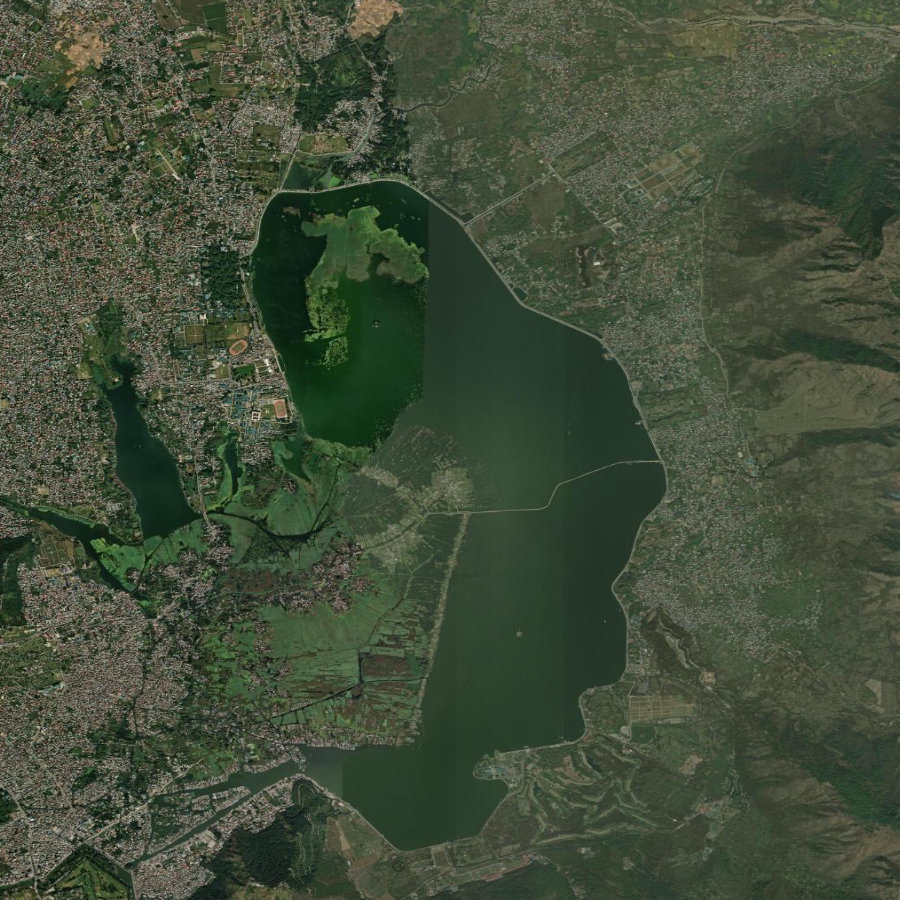
#> input picture test_images/dal_lake_srinagar.jpg, 900 x 900 px
$ python -i preprocessing.py   (imports and definitions only)
#> lines starting #> are read from the running program, lines starting #| are printed output that depends on the picture
### Backend/app/config.py
"""Application configuration, loaded from environment / .env file."""
from __future__ import annotations

import os
from functools import lru_cache
from pathlib import Path

from dotenv import load_dotenv

# Load .env from the Backend directory (one level up from app/)
BASE_DIR = Path(__file__).resolve().parent.parent
load_dotenv(BASE_DIR / ".env")


class Settings:
    """Runtime settings with sensible defaults so the app runs with zero config."""

    def __init__(self) -> None:
        self.host: str = os.getenv("HOST", "0.0.0.0")
        self.port: int = int(os.getenv("PORT", "8000"))

        self.jwt_secret: str = os.getenv(
            "JWT_SECRET", "bhu-darpan-dev-secret-change-me"
        )
        self.jwt_algorithm: str = "HS256"
        self.jwt_expire_minutes: int = int(os.getenv("JWT_EXPIRE_MINUTES", "1440"))

        self.mongodb_uri: str = os.getenv("MONGODB_URI", "mongodb://localhost:27017")
        self.db_name: str = os.getenv("DB_NAME", "bhudarpan")

        self.seg_clusters: int = int(os.getenv("SEG_CLUSTERS", "6"))
        self.max_image_dim: int = int(os.getenv("MAX_IMAGE_DIM", "900"))

        # Near-real-time refresh: >0 enables the background scheduler (hours). On by
        # default so every live layer stays within a few days of today; 0 disables.
        self.auto_refresh_hours: float = float(os.getenv("AUTO_REFRESH_HOURS", "6"))

        # --- Email / OTP (SMTP) --------------------------------------------- #
        self.app_name: str = os.getenv("APP_NAME", "Bhū-Darpan")
        self.smtp_host: str = os.getenv("SMTP_HOST", "").strip()
        self.smtp_port: int = int(os.getenv("SMTP_PORT", "587"))
        self.smtp_user: str = os.getenv("SMTP_USER", "").strip()
        self.smtp_pass: str = os.getenv("SMTP_PASS", "").strip()
        self.smtp_from: str = os.getenv("SMTP_FROM", "").strip() or self.smtp_user
        self.smtp_use_ssl: bool = os.getenv("SMTP_USE_SSL", "false").lower() in ("1", "true", "yes")
        self.smtp_starttls: bool = os.getenv("SMTP_STARTTLS", "true").lower() in ("1", "true", "yes")
        self.otp_expire_minutes: int = int(os.getenv("OTP_EXPIRE_MINUTES", "10"))
        # Anti-abuse: throttle how often a code can be (re)sent to one address.
        self.otp_resend_cooldown_seconds: int = int(os.getenv("OTP_RESEND_COOLDOWN_SECONDS", "30"))
        self.otp_max_sends: int = int(os.getenv("OTP_MAX_SENDS", "6"))
        self.otp_max_attempts: int = int(os.getenv("OTP_MAX_ATTEMPTS", "5"))
        # When SMTP isn't configured, the API returns the OTP in the response and
        # logs it to the console so the app is fully demo-able offline.
        self.otp_dev_mode: bool = os.getenv("OTP_DEV_MODE", "").lower() in ("1", "true", "yes")

        # --- Weather news headlines (optional third-party) ---------------- #
        self.news_provider: str = os.getenv("NEWS_PROVIDER", "newsapi").strip().lower()
        self.news_api_key: str = os.getenv("NEWS_API_KEY", "").strip()

        self.base_dir: Path = BASE_DIR
        self.storage_dir: Path = BASE_DIR / "storage"
        self.uploads_dir: Path = self.storage_dir / "uploads"
        self.masks_dir: Path = self.storage_dir / "masks"
        self.reports_dir: Path = self.storage_dir / "reports"

        origins = os.getenv("CORS_ORIGINS", "http://localhost:5173,http://127.0.0.1:5173,http://localhost:8010")
        self.cors_origins: list[str] = [o.strip() for o in origins.split(",") if o.strip()]
        self.cors_origin_regex: str | None = os.getenv("CORS_ORIGIN_REGEX", r"^https:\/\/.*\.vercel\.app$")

        # Ensure storage directories exist
        for d in (self.uploads_dir, self.masks_dir, self.reports_dir):
            d.mkdir(parents=True, exist_ok=True)

    @property
    def smtp_configured(self) -> bool:
        return bool(self.smtp_host and self.smtp_user and self.smtp_pass)

    @property
    def news_configured(self) -> bool:
        return bool(self.news_api_key)


@lru_cache
def get_settings() -> Settings:
    return Settings()


settings = get_settings()

### Backend/app/services/preprocessing.py
"""Image acquisition & preprocessing.

Mirrors the 'Preprocessing' stage of the methodology: decode, resize, denoise
and enhance, producing a clean RGB uint8 array for the downstream models.
"""
from __future__ import annotations

import io

import cv2
import numpy as np
from PIL import Image

from ..config import settings


def load_image(data: bytes) -> np.ndarray:
    """Decode raw bytes into an RGB uint8 numpy array (H, W, 3)."""
    img = Image.open(io.BytesIO(data)).convert("RGB")
    return np.asarray(img, dtype=np.uint8)


def resize_max(arr: np.ndarray, max_dim: int | None = None) -> np.ndarray:
    """Downscale so the longest side <= max_dim (keeps aspect ratio)."""
    max_dim = max_dim or settings.max_image_dim
    h, w = arr.shape[:2]
#> h = 900; w = 900
    scale = max_dim / float(max(h, w))
#> scale = 1
    if scale < 1.0:
        new_size = (max(1, int(w * scale)), max(1, int(h * scale)))
        arr = cv2.resize(arr, new_size, interpolation=cv2.INTER_AREA)
    return arr


def enhance(arr: np.ndarray) -> np.ndarray:
    """Denoise (edge-preserving bilateral) + mild contrast enhancement (CLAHE on luminance)."""
    arr = cv2.bilateralFilter(arr, d=5, sigmaColor=45, sigmaSpace=45)
    lab = cv2.cvtColor(arr, cv2.COLOR_RGB2LAB)
#> lab: shape (900, 900, 3); mean of channels 0, 1, 2 79.7, 119.3, 138.3
    l, a, b = cv2.split(lab)
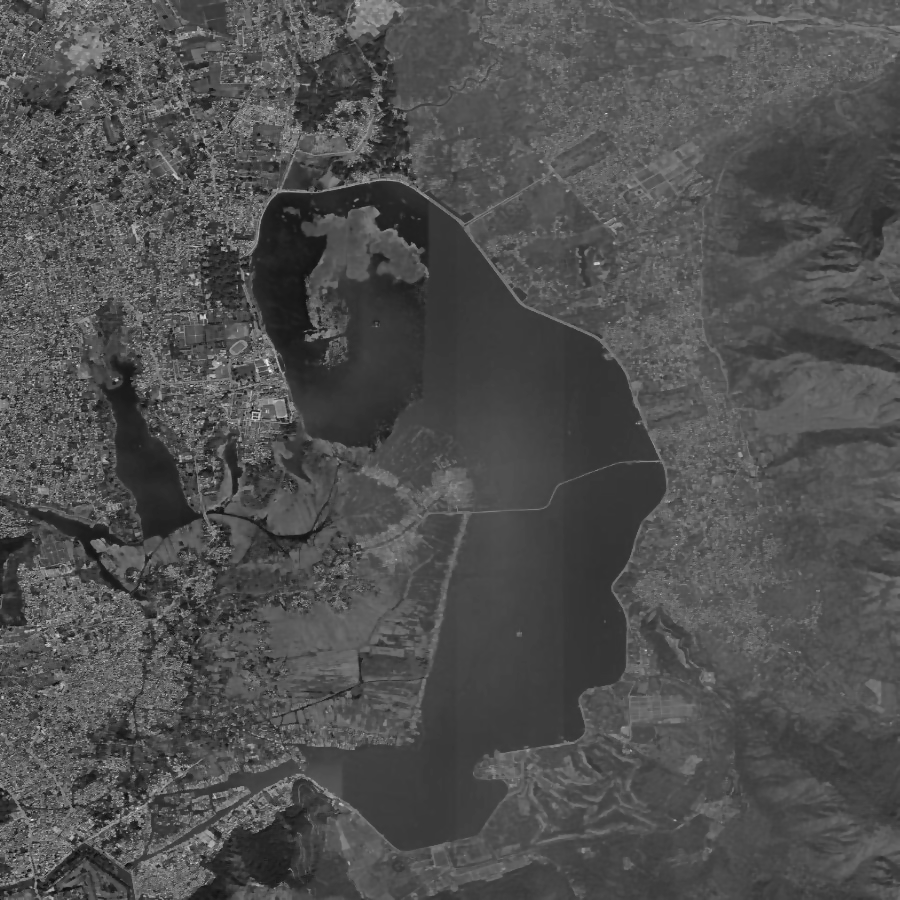
#> l: shape (900, 900); min 9, max 238, mean 79.7
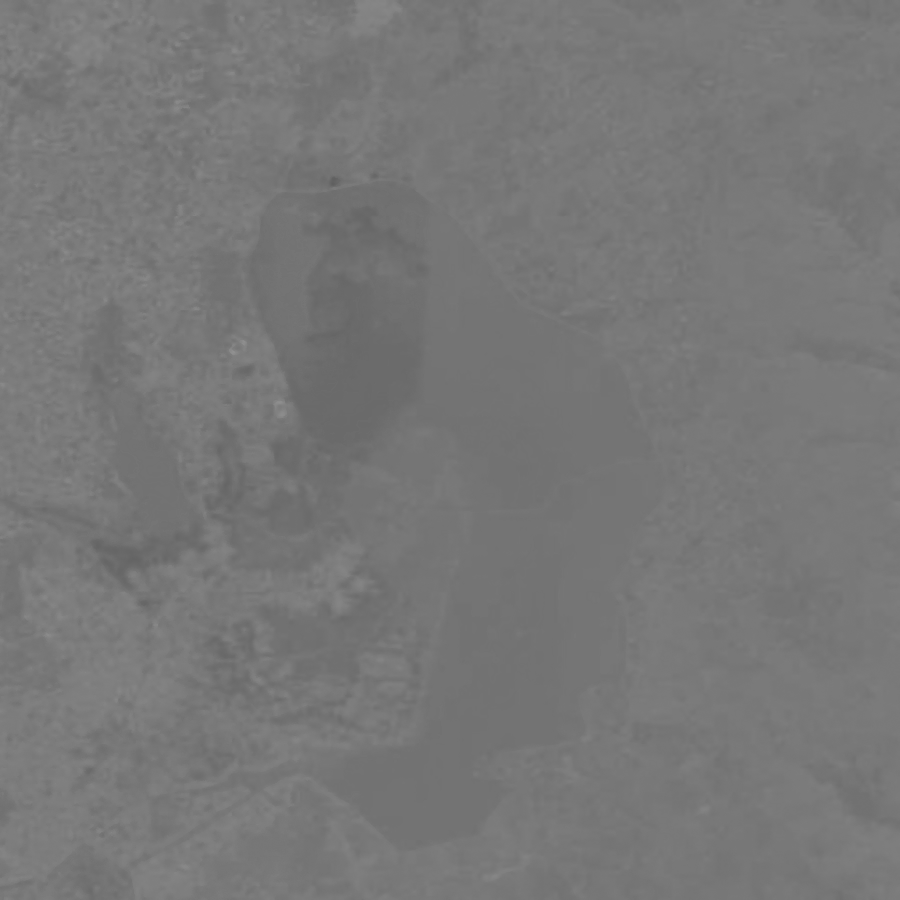
#> a: shape (900, 900); min 95, max 145, mean 119.3
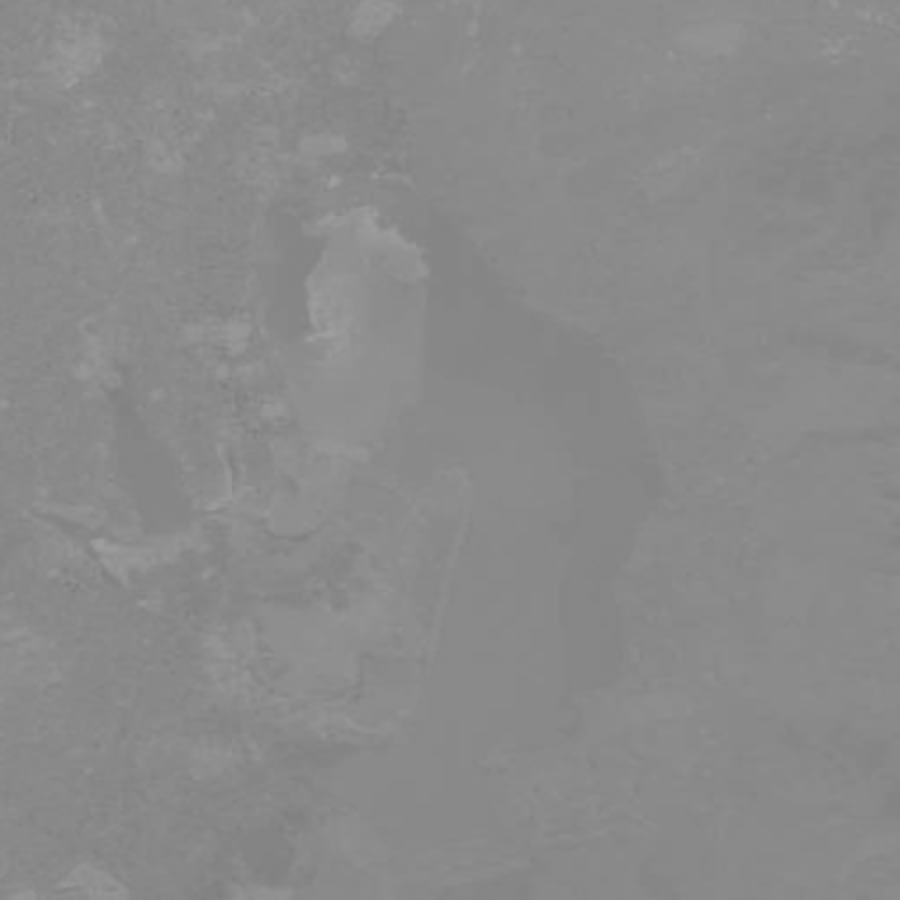
#> b: shape (900, 900); min 125, max 159, mean 138.3
    clahe = cv2.createCLAHE(clipLimit=2.0, tileGridSize=(8, 8))
    l = clahe.apply(l)
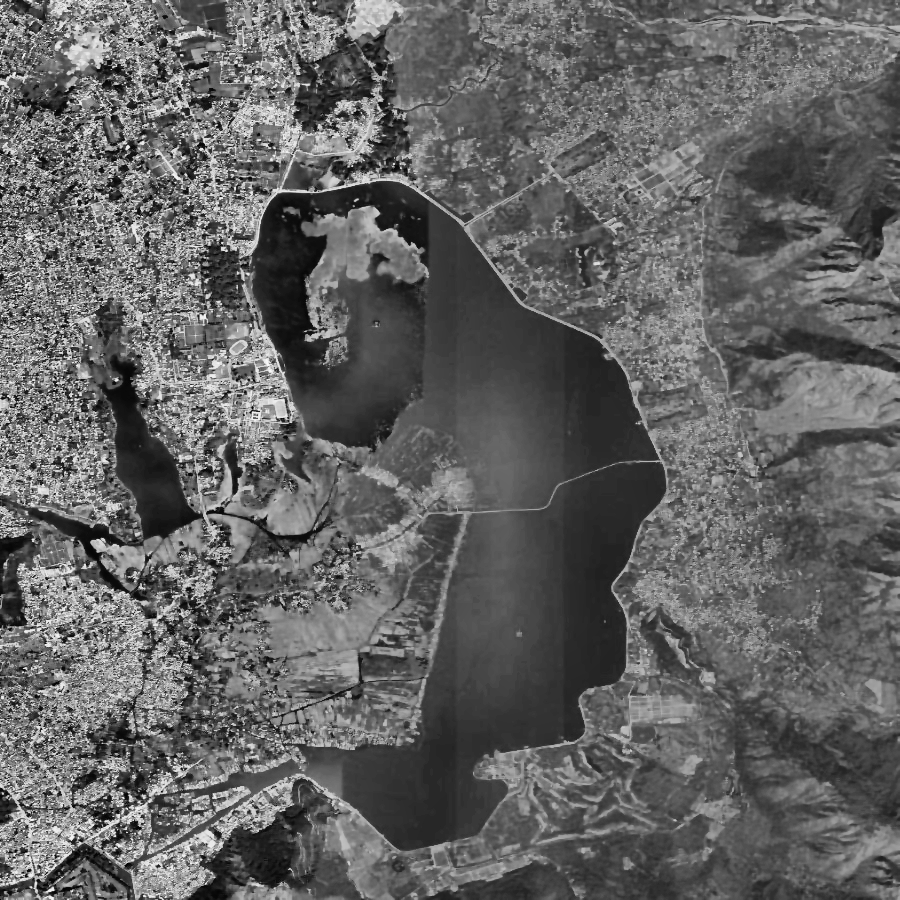
#> l: shape (900, 900); min 3, max 251, mean 98.6
    return cv2.cvtColor(cv2.merge((l, a, b)), cv2.COLOR_LAB2RGB)
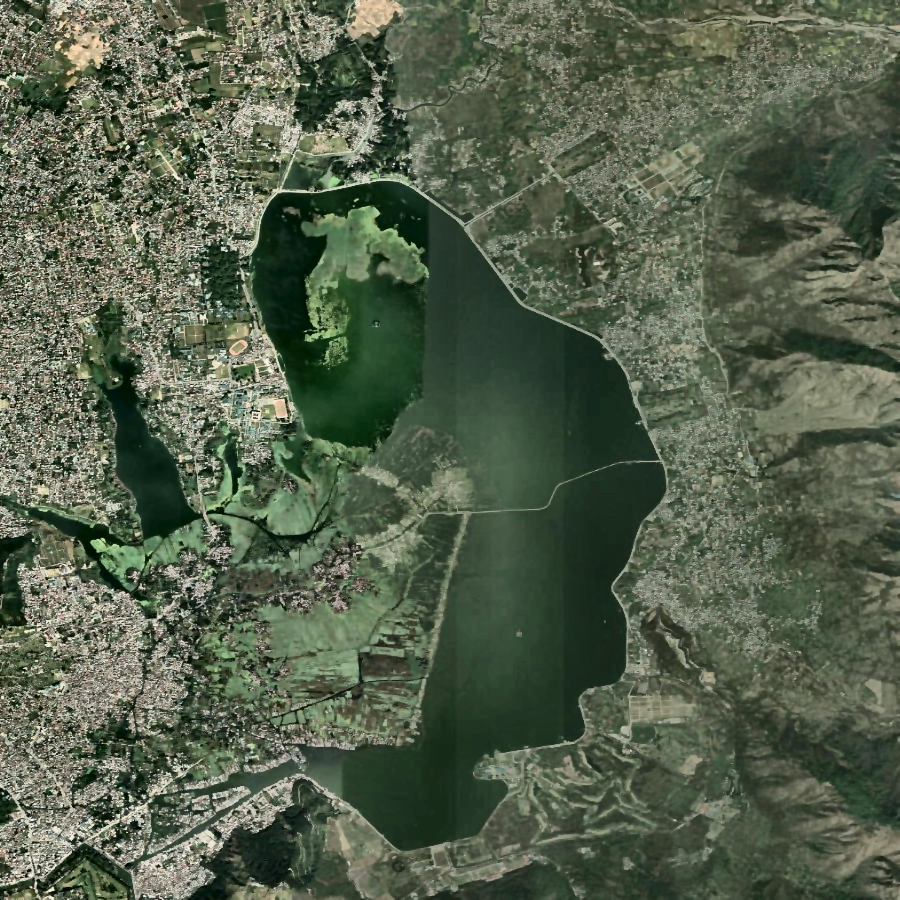
#> returned value: shape (900, 900, 3); mean R, G, B 84.6, 96.2, 75.7


def preprocess(data: bytes, max_dim: int | None = None) -> np.ndarray:
    """Full preprocessing: decode -> resize -> denoise -> mild contrast enhance."""
    return enhance(resize_max(load_image(data), max_dim))


def preprocess_pair(data: bytes, max_dim: int | None = None) -> tuple[np.ndarray, np.ndarray]:
    """(enhanced, raw): the enhanced image for display and physical indices, and the same
    decoded + resized image *without* enhancement for the CNN (its training domain)."""
    raw = resize_max(load_image(data), max_dim)
    return enhance(raw), raw


def preprocess_array(arr: np.ndarray, max_dim: int | None = None) -> np.ndarray:
    """Enhance an already-decoded RGB uint8 array (e.g. a multispectral preview)."""
    return enhance(resize_max(arr, max_dim))

>>> import cv2
>>> picture = cv2.cvtColor(cv2.imread('../../../test_images/dal_lake_srinagar.jpg'), cv2.COLOR_BGR2RGB)
>>> result = preprocess_array(picture)

$ run again, on test_images/jammu_city.jpg
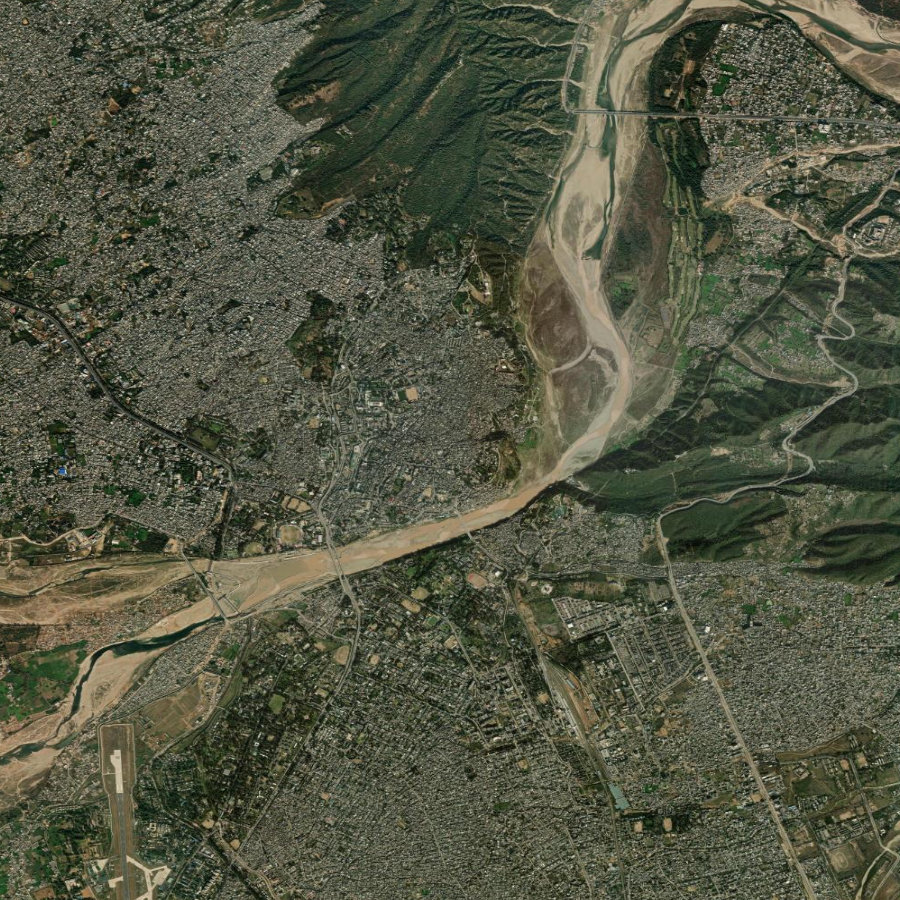
#> input picture test_images/jammu_city.jpg, 900 x 900 px
#> lab: shape (900, 900, 3); mean of channels 0, 1, 2 90, 123, 138.9
#> in enhance, `l = clahe.apply(l)`:
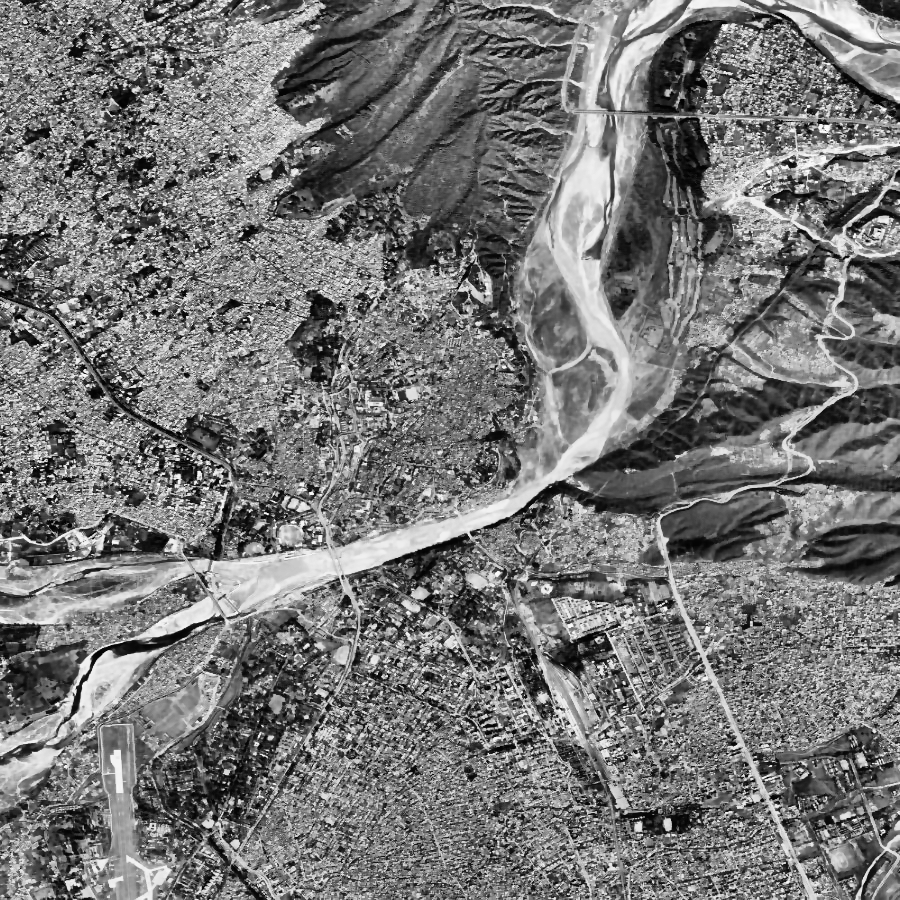
#> l: shape (900, 900); min 1, max 253, mean 118.3
#> in enhance, `return cv2.cvtColor(cv2.merge((l, a, b)), cv2.COLOR_LAB2RGB)`:
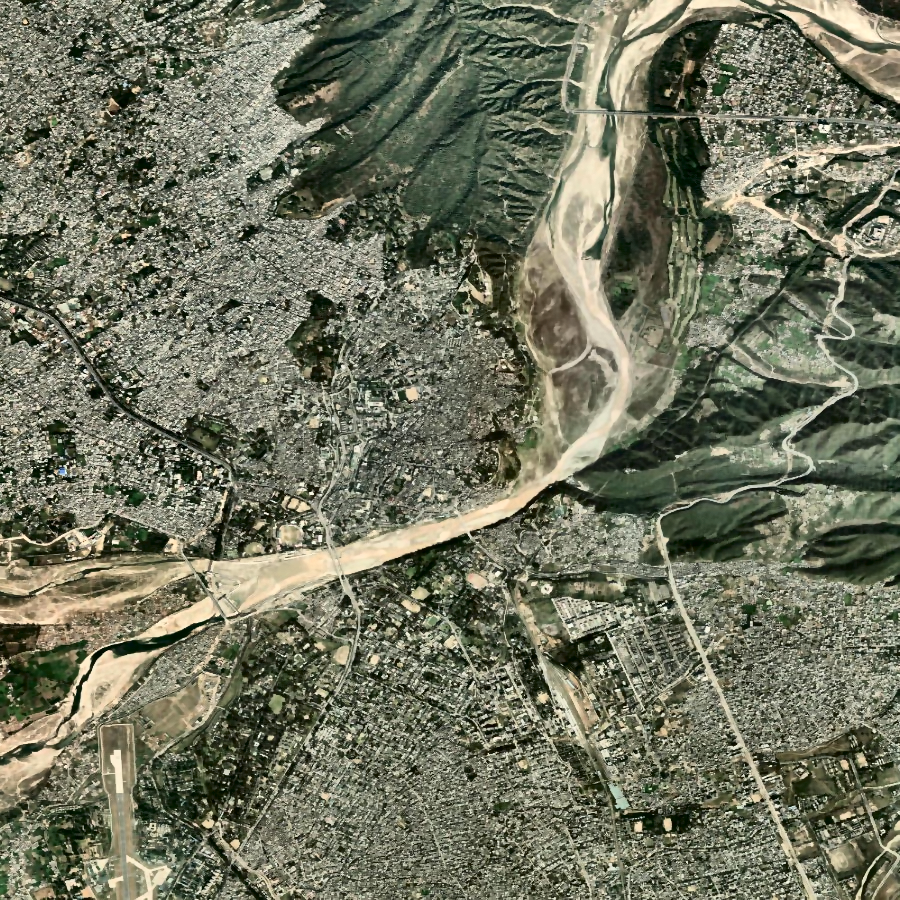
#> returned value: shape (900, 900, 3); mean R, G, B 111.5, 114.5, 94.2
